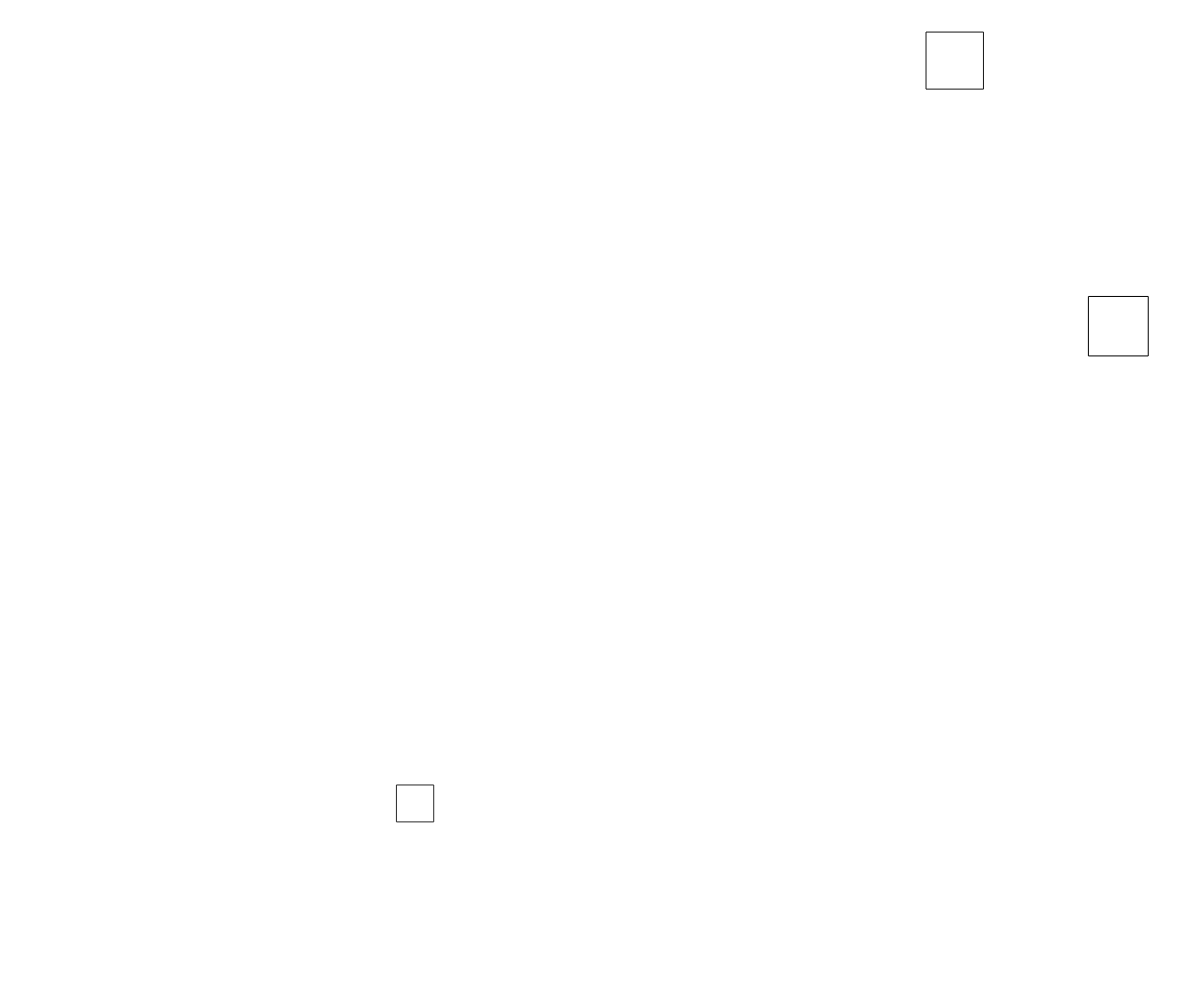
Frame 1 (no input)
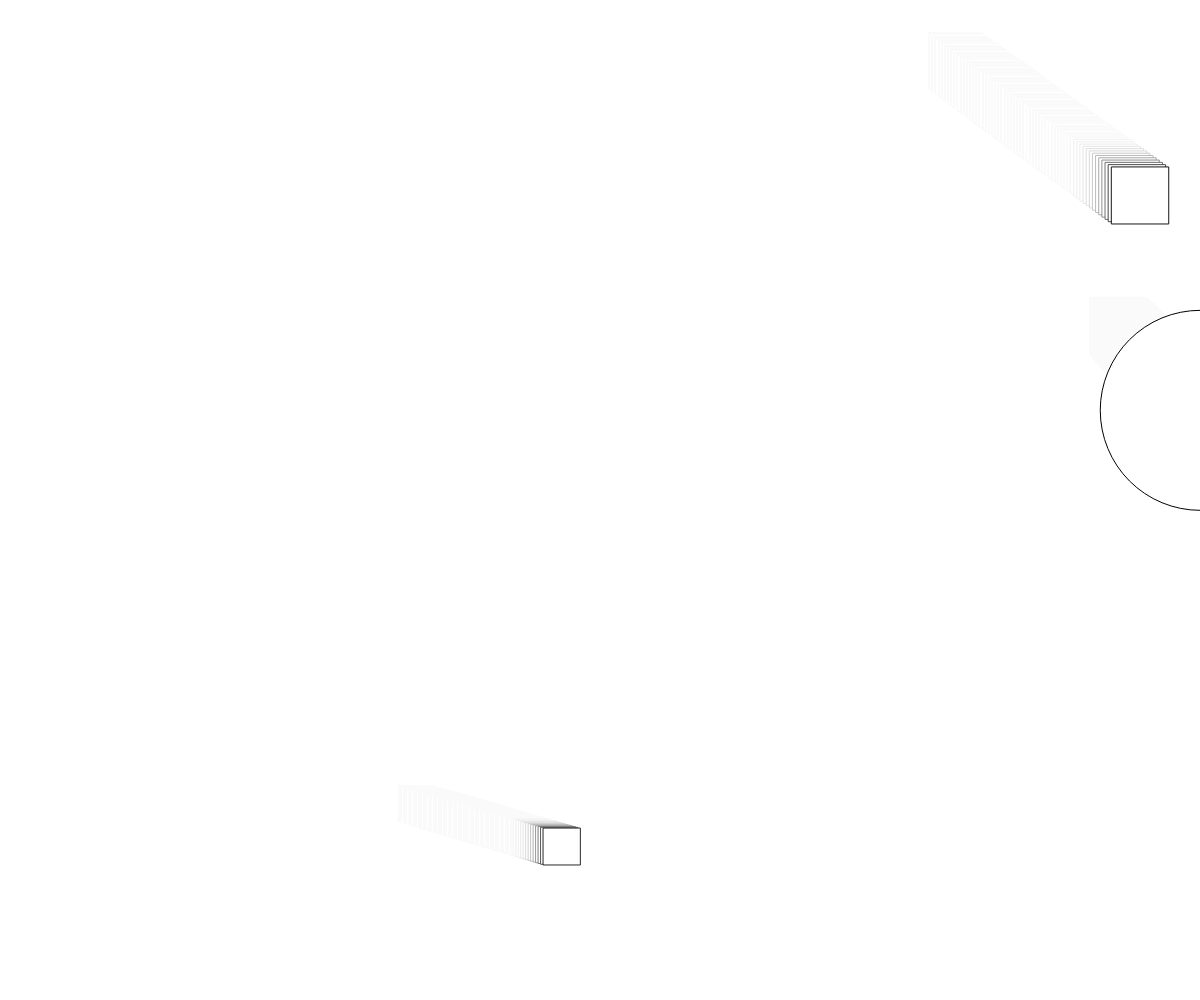
Frame 60 (no input)
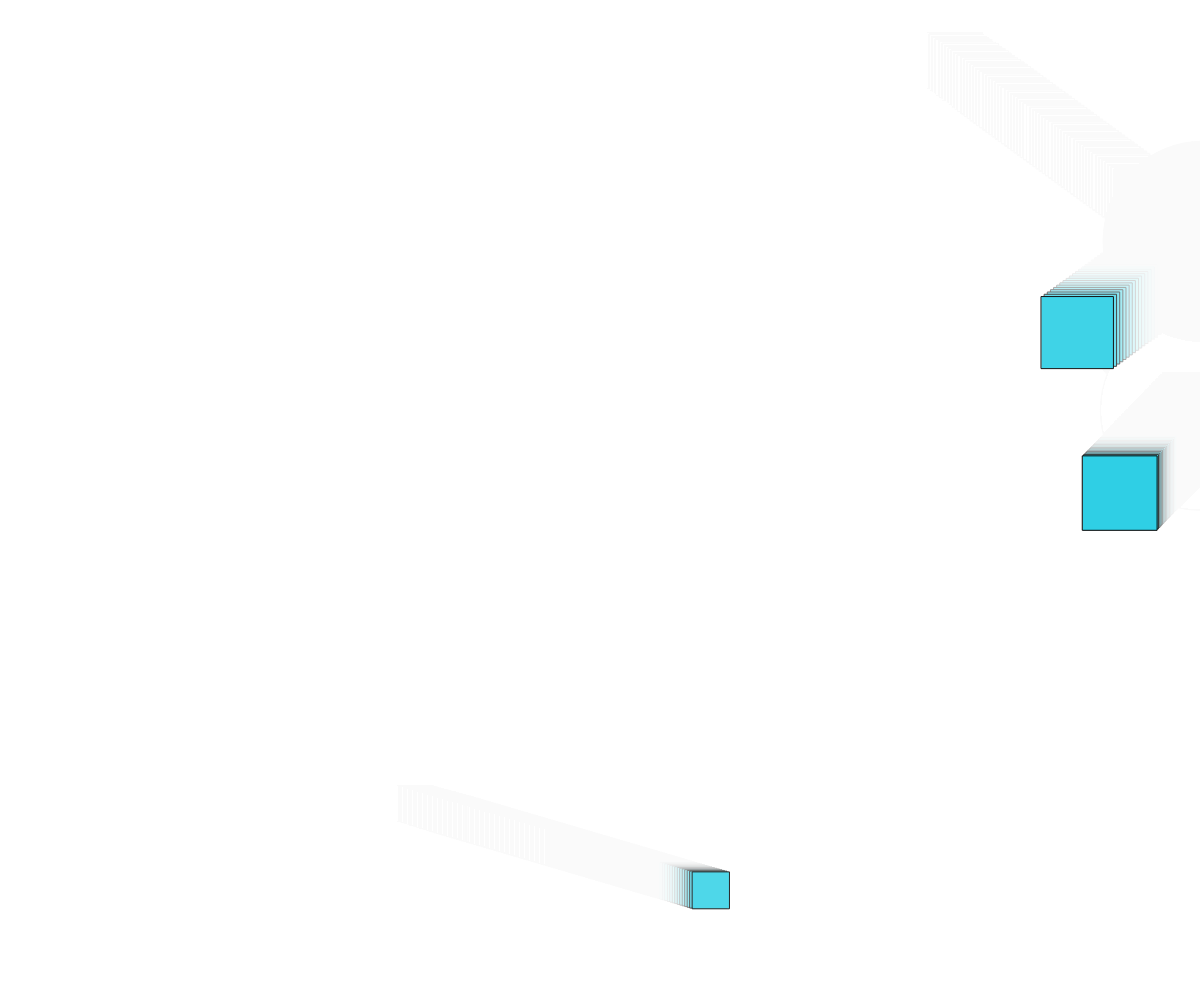
Frame 120 (the mouse pressed at the canvas centre since frame 60)

The p5.js sketch that drew these frames (run headless with seeded random() and noise() and a simulated clock; from frame 60 on, the mouse is pressed at the canvas centre):

// p5.js sketch
// ── sketch.js
let myRect0, myRect1, myRect2;

function setup() {
  createCanvas(windowWidth, windowHeight);
  myRect0 = new Rectangle()
  myRect1 = new Rectangle()
  myRect2 = new Rectangle()
  
  
}

function draw() {
  myRect0.render();
  myRect0.update();
  myRect0.checkWalls();
  
 
  myRect1.render();
  myRect1.update();
  myRect1.checkWalls();
  
  myRect2.render();
  myRect2.update();
  myRect2.checkWalls();
  
  
}
  
class Rectangle{
  constructor(){
    this.col = color(random(255), random(255), random(255))
    this.x = random(width)
    this.y = random(height)
    this.xdir = random(1, 6)
    this.ydir = random(0, 3)
    this.size = random(30, 70)
  }
  
  render(){
    background(255, 20) //movement trail
    rectMode(CENTER)
    rect(this.x, this.y, this.size)
  }

  update(){
    
    this.x = this.x + this.xdir;
    this.y = this.y + this.ydir;
  }

  checkWalls(){
     if (this.x >= width || this.x <= 0){
      this.xdir = this.xdir * -1;
      ellipse(this.x, this.y, 200);
      this.size += 15 // make square bigger when it hits the left/right sides
      fill(random(255), random(255), random(255)); //random color
     }
    
    if(this.y >= height || this.y <= 0){ 
    this.ydir = this.ydir * -1;
    ellipse(this.x, this.y, 200);
    this.size -= 25 // make square smaller when it hits the top/bottom
    fill(random(255), random(255), random(255))
  }
 
  }
}
